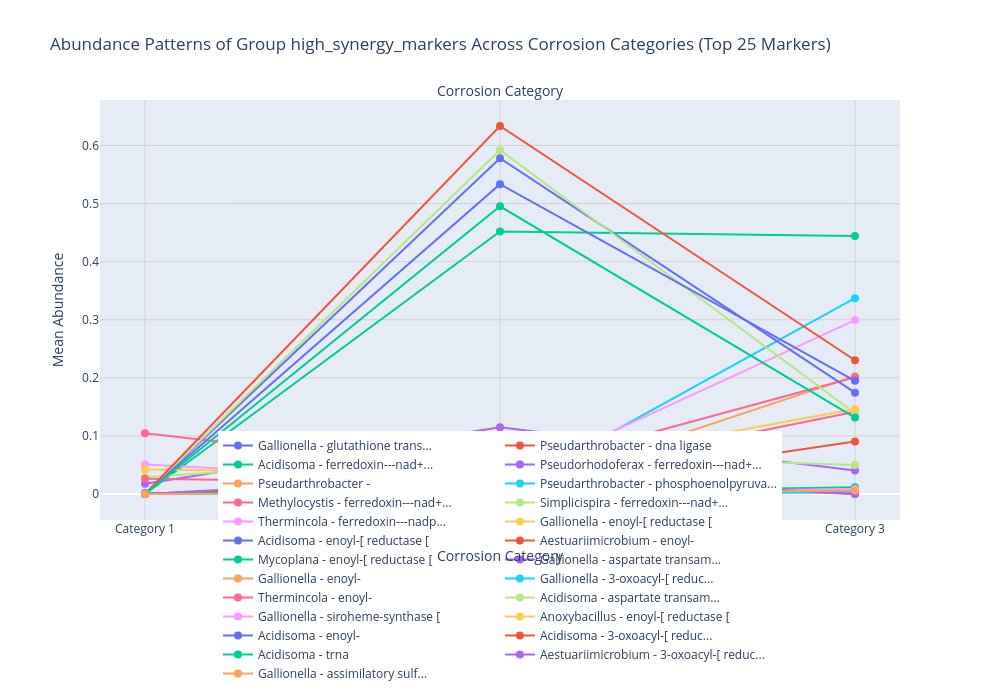

Source (notebook cell):
### Markdown cell above
## 4.2. Protein Abundance Across Categories
Line plots showing how abundance changes across corrosion categories

### Code cell
import pandas as pd
import plotly.express as px
import plotly.graph_objects as go
from plotly.subplots import make_subplots

def plot_abundance_across_categories(marker_group, name, top_n=25, sort_by='combined_score'):
    """
    Plot abundance patterns across corrosion categories for top markers.
    Uses global term dictionaries and pre-calculated fold change columns.
    
    Parameters:
        marker_group: DataFrame containing marker data
        name: Name of the group for the title
        top_n: Number of top markers to display
        sort_by: Column name to sort markers by (default: 'combined_score')
        
    Returns:
        Plotly figure object with the abundance plot
    """
    # Make a copy to avoid modifying the original
    markers_df = marker_group.copy()
    
    # Get mean columns
    mean_cols = [col for col in markers_df.columns if col.startswith('mean_cat')]
    if not mean_cols:
        raise ValueError("No mean abundance columns found (should start with 'mean_cat')")
    
    # Sort and get top markers
    if sort_by in markers_df.columns:
        top_markers = markers_df.sort_values(sort_by, ascending=False).head(top_n)
    else:
        # If sort column not found, try combined_score, otherwise sort by first mean column
        if 'combined_score' in markers_df.columns:
            top_markers = markers_df.sort_values('combined_score', ascending=False).head(top_n)
        else:
            top_markers = markers_df.sort_values(mean_cols[0], ascending=False).head(top_n)
    
    # Extract category numbers from column names
    categories = [col.replace('mean_cat', 'Category ') for col in mean_cols]
    category_nums = [int(col.replace('mean_cat', '')) for col in mean_cols]
    
    # Create a list to store traces for each marker
    traces = []
    
    # Add trace for each marker
    for i, (_, row) in enumerate(top_markers.iterrows()):
        # Create shorter, more readable labels
        protein_name = row['protein_name'] if 'protein_name' in row else row.get('Marker', 'Unknown')
        if isinstance(protein_name, str) and len(protein_name) > 20:
            protein_name = protein_name[:17] + "..."
        
        # Add genus for better identification
        label = f"{row.get('Genus', 'Unknown')} - {protein_name}"
        
        # Get abundance values
        values = [row[col] for col in mean_cols]
        
        # Add trace with hover information
        hover_text = []
        for i, cat in enumerate(categories):
            hover_info = f"Category: {cat}<br>Abundance: {values[i]:.4f}"
            
            # Add fold changes to hover info if available
            if 'fold_change_3vs1' in row and i == 2:  # For category 3
                hover_info += f"<br>FC vs Cat1: {row['fold_change_3vs1']:.2f}"
            if 'fold_change_2vs1' in row and i == 1:  # For category 2
                hover_info += f"<br>FC vs Cat1: {row['fold_change_2vs1']:.2f}"
            if 'fold_change_3vs2' in row and i == 2:  # For category 3
                hover_info += f"<br>FC vs Cat2: {row['fold_change_3vs2']:.2f}"
                
            # Add additional hover information if available
            if 'pattern' in row:
                hover_info += f"<br>Pattern: {row['pattern']}"
            if 'combined_score' in row:
                hover_info += f"<br>Score: {row['combined_score']:.2f}"
                
            hover_text.append(hover_info)
        
        # Create trace for this marker
        trace = go.Scatter(
            x=category_nums,
            y=values,
            mode='lines+markers',
            name=label,
            line=dict(width=2),
            marker=dict(size=8),
            hovertext=hover_text,
            hoverinfo='text'
        )
        
        traces.append(trace)
    
    # Create figure
    fig = go.Figure(data=traces)
    
    # Update layout with improved positioning
    fig.update_layout(
        title=f'Abundance Patterns of Group {name} Across Corrosion Categories (Top {top_n} Markers)',
        xaxis=dict(
            title='Corrosion Category',
            titlefont=dict(size=14),
            tickmode='array',
            tickvals=category_nums,
            ticktext=categories,
            domain=[0, 1]  # Full width for x-axis
        ),
        yaxis=dict(
            title='Mean Abundance',
            titlefont=dict(size=14)
        ),
        legend=dict(
            orientation="h",
            yanchor="bottom",
            y=-0.4,  # Adjusted to make more space between plot and legend
            xanchor="center",
            x=0.5
        ),
        margin=dict(t=100, b=150, l=100, r=100),  # More margin space
        height=700,  # Increased height
        width=1000,
        hovermode='closest',
        annotations=[
            dict(
                x=0.5,
                y=1.05,  # Position above the plot
                xref="paper",
                yref="paper",
                text="Corrosion Category",
                showarrow=False,
                font=dict(size=14)
            )
        ]
    )
    
    # Add grid
    fig.update_xaxes(showgrid=True, gridwidth=1, gridcolor='lightgray')
    fig.update_yaxes(showgrid=True, gridwidth=1, gridcolor='lightgray')
    
    return fig

plot_abundance_across_categories(high_synergy_markers, "high_synergy_markers", top_n=25)

### Figure 1 — Plotly figure (JSON) as saved in the notebook; plotly's stock layout.template omitted (floating-point values rounded to 4 significant figures)
{"data": [{"hoverinfo": "text", "hovertext": ["Category: Category 1<br>Abundance: 0.0000<br>Score: 54.98", "Category: Category 2<br>Abundance: 0.0001<br>FC vs Cat1: 3.60<br>Score: 54.98", "Category: Category 3<br>Abundance: 0.0036<br>FC vs Cat1: 98.83<br>FC vs Cat2: 27.42<br>Score: 54.98"], "line": {"width": 2}, "marker": {"size": 8}, "mode": "lines+markers", "name": "Gallionella - glutathione trans...", "type": "scatter", "x": [1, 2, 3], "y": [2.695e-05, 0.0001232, 0.003641]}, {"hoverinfo": "text", "hovertext": ["Category: Category 1<br>Abundance: 0.0000<br>Score: 54.08", "Category: Category 2<br>Abundance: 0.0000<br>FC vs Cat1: 1.00<br>Score: 54.08", "Category: Category 3<br>Abundance: 0.0902<br>FC vs Cat1: 9021.67<br>FC vs Cat2: 9021.67<br>Score: 54.08"], "line": {"width": 2}, "marker": {"size": 8}, "mode": "lines+markers", "name": "Pseudarthrobacter - dna ligase ", "type": "scatter", "x": [1, 2, 3], "y": [0, 0, 0.09021]}, {"hoverinfo": "text", "hovertext": ["Category: Category 1<br>Abundance: 0.0000<br>Score: 54.03", "Category: Category 2<br>Abundance: 0.4520<br>FC vs Cat1: 20687.50<br>Score: 54.03", "Category: Category 3<br>Abundance: 0.4441<br>FC vs Cat1: 20326.38<br>FC vs Cat2: 0.98<br>Score: 54.03"], "line": {"width": 2}, "marker": {"size": 8}, "mode": "lines+markers", "name": "Acidisoma - ferredoxin---nad+...", "type": "scatter", "x": [1, 2, 3], "y": [1.185e-05, 0.452, 0.4441]}, {"hoverinfo": "text", "hovertext": ["Category: Category 1<br>Abundance: 0.0176<br>Score: 53.14", "Category: Category 2<br>Abundance: 0.1150<br>FC vs Cat1: 6.53<br>Score: 53.14", "Category: Category 3<br>Abundance: 0.0404<br>FC vs Cat1: 2.29<br>FC vs Cat2: 0.35<br>Score: 53.14"], "line": {"width": 2}, "marker": {"size": 8}, "mode": "lines+markers", "name": "Pseudorhodoferax - ferredoxin---nad+...", "type": "scatter", "x": [1, 2, 3], "y": [0.0176, 0.115, 0.04041]}, {"hoverinfo": "text", "hovertext": ["Category: Category 1<br>Abundance: 0.0000<br>Score: 53.14", "Category: Category 2<br>Abundance: 0.0000<br>FC vs Cat1: 1.00<br>Score: 53.14", "Category: Category 3<br>Abundance: 0.2026<br>FC vs Cat1: 20257.03<br>FC vs Cat2: 20257.03<br>Score: 53.14"], "line": {"width": 2}, "marker": {"size": 8}, "mode": "lines+markers", "name": "Pseudarthrobacter - ", "type": "scatter", "x": [1, 2, 3], "y": [0, 0, 0.2026]}, {"hoverinfo": "text", "hovertext": ["Category: Category 1<br>Abundance: 0.0000<br>Score: 53.09", "Category: Category 2<br>Abundance: 0.0000<br>FC vs Cat1: 1.00<br>Score: 53.09", "Category: Category 3<br>Abundance: 0.3371<br>FC vs Cat1: 33708.06<br>FC vs Cat2: 33708.06<br>Score: 53.09"], "line": {"width": 2}, "marker": {"size": 8}, "mode": "lines+markers", "name": "Pseudarthrobacter - phosphoenolpyruva...", "type": "scatter", "x": [1, 2, 3], "y": [0, 0, 0.3371]}, {"hoverinfo": "text", "hovertext": ["Category: Category 1<br>Abundance: 0.1046<br>Score: 52.91", "Category: Category 2<br>Abundance: 0.0350<br>FC vs Cat1: 0.33<br>Score: 52.91", "Category: Category 3<br>Abundance: 0.2010<br>FC vs Cat1: 1.92<br>FC vs Cat2: 5.74<br>Score: 52.91"], "line": {"width": 2}, "marker": {"size": 8}, "mode": "lines+markers", "name": "Methylocystis - ferredoxin---nad+...", "type": "scatter", "x": [1, 2, 3], "y": [0.1046, 0.03503, 0.201]}, {"hoverinfo": "text", "hovertext": ["Category: Category 1<br>Abundance: 0.0287<br>Score: 52.65", "Category: Category 2<br>Abundance: 0.0699<br>FC vs Cat1: 2.44<br>Score: 52.65", "Category: Category 3<br>Abundance: 0.0501<br>FC vs Cat1: 1.75<br>FC vs Cat2: 0.72<br>Score: 52.65"], "line": {"width": 2}, "marker": {"size": 8}, "mode": "lines+markers", "name": "Simplicispira - ferredoxin---nad+...", "type": "scatter", "x": [1, 2, 3], "y": [0.0287, 0.0699, 0.05009]}, {"hoverinfo": "text", "hovertext": ["Category: Category 1<br>Abundance: 0.0510<br>Score: 52.13", "Category: Category 2<br>Abundance: 0.0186<br>FC vs Cat1: 0.36<br>Score: 52.13", "Category: Category 3<br>Abundance: 0.2994<br>FC vs Cat1: 5.87<br>FC vs Cat2: 16.10<br>Score: 52.13"], "line": {"width": 2}, "marker": {"size": 8}, "mode": "lines+markers", "name": "Thermincola - ferredoxin---nadp...", "type": "scatter", "x": [1, 2, 3], "y": [0.05095, 0.01859, 0.2994]}, {"hoverinfo": "text", "hovertext": ["Category: Category 1<br>Abundance: 0.0000<br>Score: 52.06", "Category: Category 2<br>Abundance: 0.0003<br>FC vs Cat1: 5.45<br>Score: 52.06", "Category: Category 3<br>Abundance: 0.0038<br>FC vs Cat1: 75.33<br>FC vs Cat2: 13.83<br>Score: 52.06"], "line": {"width": 2}, "marker": {"size": 8}, "mode": "lines+markers", "name": "Gallionella - enoyl-[ reductase [", "type": "scatter", "x": [1, 2, 3], "y": [4.095e-05, 0.0002675, 0.003828]}, {"hoverinfo": "text", "hovertext": ["Category: Category 1<br>Abundance: 0.0000<br>Score: 51.97", "Category: Category 2<br>Abundance: 0.5780<br>FC vs Cat1: 19141.36<br>Score: 51.97", "Category: Category 3<br>Abundance: 0.1744<br>FC vs Cat1: 5777.03<br>FC vs Cat2: 0.30<br>Score: 51.97"], "line": {"width": 2}, "marker": {"size": 8}, "mode": "lines+markers", "name": "Acidisoma - enoyl-[ reductase [", "type": "scatter", "x": [1, 2, 3], "y": [2.02e-05, 0.578, 0.1744]}, {"hoverinfo": "text", "hovertext": ["Category: Category 1<br>Abundance: 0.0001<br>Score: 51.93", "Category: Category 2<br>Abundance: 0.0262<br>FC vs Cat1: 191.29<br>Score: 51.93", "Category: Category 3<br>Abundance: 0.0000<br>FC vs Cat1: 0.07<br>FC vs Cat2: 0.00<br>Score: 51.93"], "line": {"width": 2}, "marker": {"size": 8}, "mode": "lines+markers", "name": "Aestuariimicrobium - enoyl-", "type": "scatter", "x": [1, 2, 3], "y": [0.0001268, 0.02616, 0]}, {"hoverinfo": "text", "hovertext": ["Category: Category 1<br>Abundance: 0.0017<br>Score: 51.82", "Category: Category 2<br>Abundance: 0.0020<br>FC vs Cat1: 1.14<br>Score: 51.82", "Category: Category 3<br>Abundance: 0.0117<br>FC vs Cat1: 6.72<br>FC vs Cat2: 5.92<br>Score: 51.82"], "line": {"width": 2}, "marker": {"size": 8}, "mode": "lines+markers", "name": "Mycoplana - enoyl-[ reductase [", "type": "scatter", "x": [1, 2, 3], "y": [0.001726, 0.00196, 0.01166]}, {"hoverinfo": "text", "hovertext": ["Category: Category 1<br>Abundance: 0.0001<br>Score: 51.67", "Category: Category 2<br>Abundance: 0.0005<br>FC vs Cat1: 5.88<br>Score: 51.67", "Category: Category 3<br>Abundance: 0.0047<br>FC vs Cat1: 51.26<br>FC vs Cat2: 8.73<br>Score: 51.67"], "line": {"width": 2}, "marker": {"size": 8}, "mode": "lines+markers", "name": "Gallionella - aspartate transam...", "type": "scatter", "x": [1, 2, 3], "y": [8.221e-05, 0.0005317, 0.004716]}, {"hoverinfo": "text", "hovertext": ["Category: Category 1<br>Abundance: 0.0001<br>Score: 51.67", "Category: Category 2<br>Abundance: 0.0003<br>FC vs Cat1: 4.38<br>Score: 51.67", "Category: Category 3<br>Abundance: 0.0064<br>FC vs Cat1: 87.63<br>FC vs Cat2: 19.99<br>Score: 51.67"], "line": {"width": 2}, "marker": {"size": 8}, "mode": "lines+markers", "name": "Gallionella - enoyl-", "type": "scatter", "x": [1, 2, 3], "y": [6.301e-05, 0.0003101, 0.006388]}, {"hoverinfo": "text", "hovertext": ["Category: Category 1<br>Abundance: 0.0000<br>Score: 51.66", "Category: Category 2<br>Abundance: 0.0002<br>FC vs Cat1: 3.72<br>Score: 51.66", "Category: Category 3<br>Abundance: 0.0030<br>FC vs Cat1: 54.30<br>FC vs Cat2: 14.58<br>Score: 51.66"], "line": {"width": 2}, "marker": {"size": 8}, "mode": "lines+markers", "name": "Gallionella - 3-oxoacyl-[ reduc...", "type": "scatter", "x": [1, 2, 3], "y": [4.6e-05, 0.0001985, 0.00303]}, {"hoverinfo": "text", "hovertext": ["Category: Category 1<br>Abundance: 0.0261<br>Score: 51.63", "Category: Category 2<br>Abundance: 0.0176<br>FC vs Cat1: 0.68<br>Score: 51.63", "Category: Category 3<br>Abundance: 0.1417<br>FC vs Cat1: 5.43<br>FC vs Cat2: 8.03<br>Score: 51.63"], "line": {"width": 2}, "marker": {"size": 8}, "mode": "lines+markers", "name": "Thermincola - enoyl-", "type": "scatter", "x": [1, 2, 3], "y": [0.02608, 0.01764, 0.1417]}, {"hoverinfo": "text", "hovertext": ["Category: Category 1<br>Abundance: 0.0000<br>Score: 51.63", "Category: Category 2<br>Abundance: 0.5922<br>FC vs Cat1: 10985.97<br>Score: 51.63", "Category: Category 3<br>Abundance: 0.1390<br>FC vs Cat1: 2579.29<br>FC vs Cat2: 0.23<br>Score: 51.63"], "line": {"width": 2}, "marker": {"size": 8}, "mode": "lines+markers", "name": "Acidisoma - aspartate transam...", "type": "scatter", "x": [1, 2, 3], "y": [4.39e-05, 0.5922, 0.139]}, {"hoverinfo": "text", "hovertext": ["Category: Category 1<br>Abundance: 0.0001<br>Score: 51.61", "Category: Category 2<br>Abundance: 0.0005<br>FC vs Cat1: 4.63<br>Score: 51.61", "Category: Category 3<br>Abundance: 0.0084<br>FC vs Cat1: 77.44<br>FC vs Cat2: 16.74<br>Score: 51.61"], "line": {"width": 2}, "marker": {"size": 8}, "mode": "lines+markers", "name": "Gallionella - siroheme-synthase [", "type": "scatter", "x": [1, 2, 3], "y": [9.863e-05, 0.0004926, 0.008402]}, {"hoverinfo": "text", "hovertext": ["Category: Category 1<br>Abundance: 0.0422<br>Score: 51.60", "Category: Category 2<br>Abundance: 0.0343<br>FC vs Cat1: 0.81<br>Score: 51.60", "Category: Category 3<br>Abundance: 0.1463<br>FC vs Cat1: 3.46<br>FC vs Cat2: 4.27<br>Score: 51.60"], "line": {"width": 2}, "marker": {"size": 8}, "mode": "lines+markers", "name": "Anoxybacillus - enoyl-[ reductase [", "type": "scatter", "x": [1, 2, 3], "y": [0.04225, 0.0343, 0.1463]}, {"hoverinfo": "text", "hovertext": ["Category: Category 1<br>Abundance: 0.0000<br>Score: 51.55", "Category: Category 2<br>Abundance: 0.5332<br>FC vs Cat1: 20490.58<br>Score: 51.55", "Category: Category 3<br>Abundance: 0.1948<br>FC vs Cat1: 7485.35<br>FC vs Cat2: 0.37<br>Score: 51.55"], "line": {"width": 2}, "marker": {"size": 8}, "mode": "lines+markers", "name": "Acidisoma - enoyl-", "type": "scatter", "x": [1, 2, 3], "y": [1.602e-05, 0.5332, 0.1948]}, {"hoverinfo": "text", "hovertext": ["Category: Category 1<br>Abundance: 0.0000<br>Score: 51.55", "Category: Category 2<br>Abundance: 0.6335<br>FC vs Cat1: 16597.88<br>Score: 51.55", "Category: Category 3<br>Abundance: 0.2303<br>FC vs Cat1: 6033.03<br>FC vs Cat2: 0.36<br>Score: 51.55"], "line": {"width": 2}, "marker": {"size": 8}, "mode": "lines+markers", "name": "Acidisoma - 3-oxoacyl-[ reduc...", "type": "scatter", "x": [1, 2, 3], "y": [2.817e-05, 0.6335, 0.2303]}, {"hoverinfo": "text", "hovertext": ["Category: Category 1<br>Abundance: 0.0000<br>Score: 51.53", "Category: Category 2<br>Abundance: 0.4952<br>FC vs Cat1: 18508.80<br>Score: 51.53", "Category: Category 3<br>Abundance: 0.1315<br>FC vs Cat1: 4914.96<br>FC vs Cat2: 0.27<br>Score: 51.53"], "line": {"width": 2}, "marker": {"size": 8}, "mode": "lines+markers", "name": "Acidisoma - trna ", "type": "scatter", "x": [1, 2, 3], "y": [1.676e-05, 0.4952, 0.1315]}, {"hoverinfo": "text", "hovertext": ["Category: Category 1<br>Abundance: 0.0001<br>Score: 51.49", "Category: Category 2<br>Abundance: 0.0332<br>FC vs Cat1: 219.79<br>Score: 51.49", "Category: Category 3<br>Abundance: 0.0000<br>FC vs Cat1: 0.07<br>FC vs Cat2: 0.00<br>Score: 51.49"], "line": {"width": 2}, "marker": {"size": 8}, "mode": "lines+markers", "name": "Aestuariimicrobium - 3-oxoacyl-[ reduc...", "type": "scatter", "x": [1, 2, 3], "y": [0.0001412, 0.03323, 0]}, {"hoverinfo": "text", "hovertext": ["Category: Category 1<br>Abundance: 0.0001<br>Score: 51.44", "Category: Category 2<br>Abundance: 0.0005<br>FC vs Cat1: 6.39<br>Score: 51.44", "Category: Category 3<br>Abundance: 0.0060<br>FC vs Cat1: 82.74<br>FC vs Cat2: 12.94<br>Score: 51.44"], "line": {"width": 2}, "marker": {"size": 8}, "mode": "lines+markers", "name": "Gallionella - assimilatory sulf...", "type": "scatter", "x": [1, 2, 3], "y": [6.303e-05, 0.0004568, 0.006032]}], "layout": {"annotations": [{"font": {"size": 14}, "showarrow": false, "text": "Corrosion Category", "x": 0.5, "xref": "paper", "y": 1.05, "yref": "paper"}], "height": 700, "hovermode": "closest", "legend": {"orientation": "h", "x": 0.5, "xanchor": "center", "y": -0.4, "yanchor": "bottom"}, "margin": {"b": 150, "l": 100, "r": 100, "t": 100}, "title": {"text": "Abundance Patterns of Group high_synergy_markers Across Corrosion Categories (Top 25 Markers)"}, "width": 1000, "xaxis": {"domain": [0, 1], "gridcolor": "lightgray", "gridwidth": 1, "showgrid": true, "tickmode": "array", "ticktext": ["Category 1", "Category 2", "Category 3"], "tickvals": [1, 2, 3], "title": {"font": {"size": 14}, "text": "Corrosion Category"}}, "yaxis": {"gridcolor": "lightgray", "gridwidth": 1, "showgrid": true, "title": {"font": {"size": 14}, "text": "Mean Abundance"}}}}
